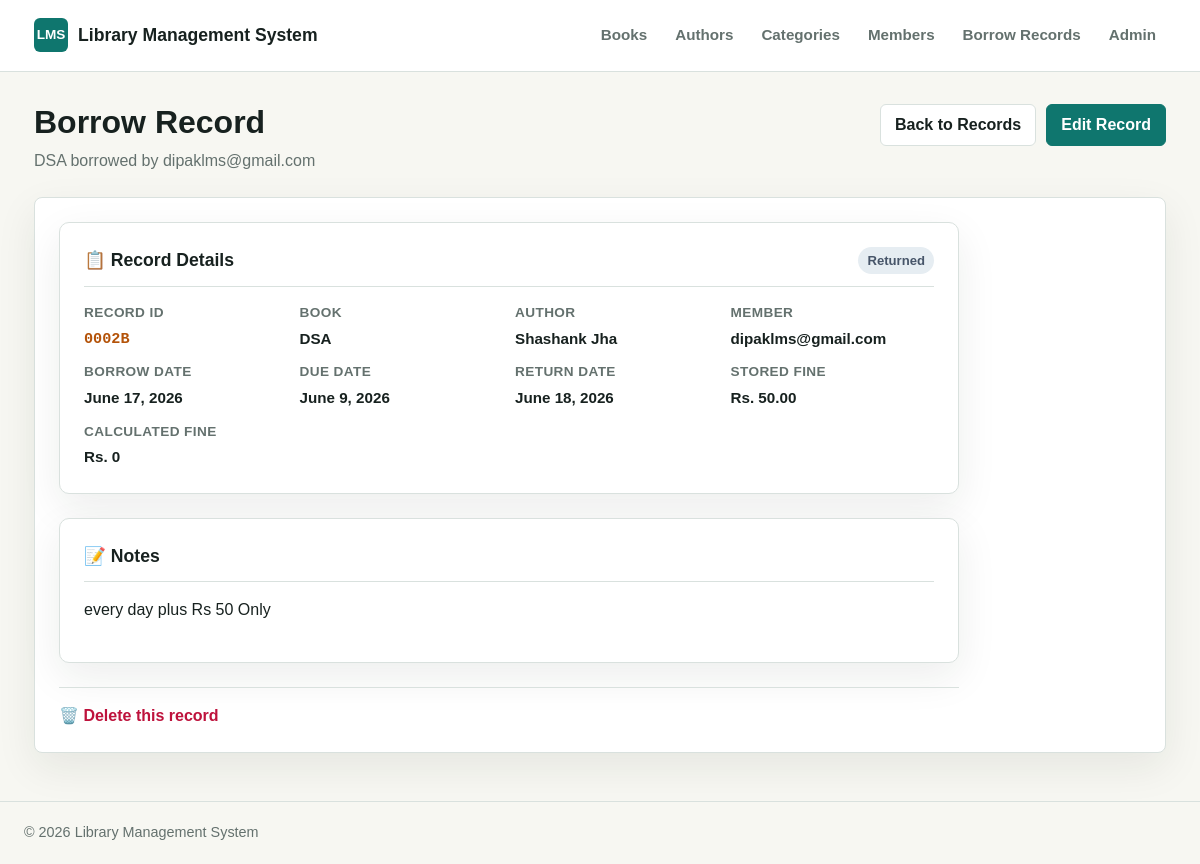
Screenshot of /borrow-records/2/ with the database file from the repository.
### borrow_records/models.py (models this page shows, shortened)
class BorrowRecord(models.Model):
    member      = models.ForeignKey(Member, on_delete=models.CASCADE)
    book        = models.ForeignKey(Book,   on_delete=models.CASCADE)
    borrow_date = models.DateField(auto_now_add=True)
    due_date    = models.DateField()
    return_date = models.DateField(null=True, blank=True)
    fine_amount = models.DecimalField(max_digits=6, decimal_places=2, default=0.00)
    notes       = models.TextField(blank=True)
    def calculate_fine(self):
        if self.return_date or not self.is_overdue():
            return 0
        overdue_days = (timezone.now().date() - self.due_date).days
        return overdue_days * 5
    def get_unique_id(self):
        letters = 'ABCDEFGHIJKLMNOPQRSTUVWXYZ'
        digit_part = str(self.id).zfill(4)
        letter_index = (self.id - 1) % 26
        letter_part = letters[letter_index]
        return f"{digit_part}{letter_part}"
    class Meta:
        ordering = ['-borrow_date']

### books/models.py (models this page shows, shortened)
class Book(models.Model):
    STATUS_CHOICES = [
        ('available', 'Available'),
        ('borrowed',  'Borrowed'),
        ('lost',      'Lost'),
    ]
    title = models.CharField(max_length=300)
    author = models.ForeignKey(
        Author,
        on_delete=models.CASCADE,
        related_name='books'
    )
    category = models.ForeignKey(
        Category,
        on_delete=models.SET_NULL,
        null=True, blank=True,
        related_name='books'
    )
    isbn = models.CharField(max_length=13, unique=True)
    published_date = models.DateField()
    description = models.TextField(blank=True)
    total_copies = models.PositiveIntegerField(default=1)
    available_copies = models.PositiveIntegerField(default=1)
    status = models.CharField(
        max_length=20,
        choices=STATUS_CHOICES,
        default='available'
    )
    cover_image = models.ImageField(
        upload_to='covers/',
        blank=True, null=True
    )
    created_at = models.DateTimeField(auto_now_add=True)
    class Meta:
        ordering = ['title']

### members/models.py (models this page shows, shortened)
class Member(models.Model):
    MEMBERSHIP_CHOICES = [
        ('student', 'Student'),
        ('faculty', 'Faculty'),
        ('public',  'Public'),
    ]
    user = models.OneToOneField(
        User,
        on_delete=models.CASCADE
    )
    membership_type = models.CharField(
        max_length=20,
        choices=MEMBERSHIP_CHOICES,
        default='student'
    )
    phone            = models.CharField(max_length=15, blank=True)
    address          = models.TextField(blank=True)
    membership_date  = models.DateField(auto_now_add=True)
    is_active        = models.BooleanField(default=True)
    class Meta:
        ordering = ['user__last_name']

### authors/models.py (models this page shows, shortened)
class Author(models.Model):
    name = models.CharField(max_length=200)
    bio = models.TextField(blank=True)
    email = models.EmailField(blank=True)
    created_at = models.DateTimeField(auto_now_add=True)
    class Meta:
        ordering = ['name']

### borrow_records/views.py (the view)
# urls.py: path('<int:pk>/', views.borrow_record_detail, name='detail'),
def borrow_record_detail(request, pk):
    borrow_record = get_object_or_404(
        BorrowRecord.objects.select_related(
            'member__user',
            'book',
            'book__author',
        ),
        pk=pk
    )
    return render(
        request,
        'borrow_records/detail.html',
        {'borrow_record': borrow_record}
    )

### borrow_records/templates/borrow_records/detail.html (shortened to what this page needs)
{% extends 'base.html' %}
{% block page_title %}Borrow Record{% endblock %}
{% block page_subtitle %}
    <p>{{ borrow_record.book.title }} borrowed by {% if borrow_record.member.user.get_full_name %}{{ borrow_record.member.user.get_full_name }}{% else %}{{ borrow_record.member.user.username }}{% endif %}</p>
{% endblock %}
{% block page_actions %}
    <a class="button secondary" href="{% url 'borrow_records:list' %}">Back to Records</a>
    <a class="button" href="{% url 'borrow_records:update' borrow_record.pk %}">Edit Record</a>
{% endblock %}
{% block content %}
    <div class="record-detail-container">
        <div class="detail-card">
            <div class="card-header">
                <h2>📋 Record Details</h2>
                {% if borrow_record.return_date %}
                    <span class="status-badge status-returned">Returned</span>
                {% elif borrow_record.is_overdue %}
                    <span class="status-badge status-overdue">Overdue</span>
                {% else %}
                    <span class="status-badge status-active">Active</span>
                {% endif %}
            </div>
            <div class="meta-grid">
                <div class="meta-item">
                    <span>Record ID</span>
                    <strong style="font-family: 'Courier New', monospace; color: var(--accent);">{{ borrow_record.get_unique_id }}</strong>
                </div>
                <div class="meta-item">
                    <span>Book</span>
                    <strong>{{ borrow_record.book.title }}</strong>
                </div>
                <div class="meta-item">
                    <span>Author</span>
                    <strong>{{ borrow_record.book.author.name }}</strong>
                </div>
                <div class="meta-item">
                    <span>Member</span>
                    <strong>
                        {% if borrow_record.member.user.get_full_name %}
                            {{ borrow_record.member.user.get_full_name }}
                        {% else %}
                            {{ borrow_record.member.user.username }}
                        {% endif %}
                    </strong>
                </div>
                <div class="meta-item">
                    <span>Borrow Date</span>
                    <strong>{{ borrow_record.borrow_date }}</strong>
                </div>
                <div class="meta-item">
                    <span>Due Date</span>
                    <strong>{{ borrow_record.due_date }}</strong>
                </div>
                <div class="meta-item">
                    <span>Return Date</span>
                    <strong>{{ borrow_record.return_date|default:'Not returned' }}</strong>
                </div>
                <div class="meta-item">
                    <span>Stored Fine</span>
                    <strong>Rs. {{ borrow_record.fine_amount }}</strong>
                </div>
                <div class="meta-item">
                    <span>Calculated Fine</span>
                    <strong>Rs. {{ borrow_record.calculate_fine }}</strong>
                </div>
            </div>
        </div>
        <div class="detail-card">
            <div class="card-header">
                <h2>📝 Notes</h2>
            </div>
            {% if borrow_record.notes %}
                <p>{{ borrow_record.notes }}</p>
            {% else %}
                <p class="muted">No notes added.</p>
            {% endif %}
        </div>
        <div class="danger-section">
            <a class="danger-link" href="{% url 'borrow_records:delete' borrow_record.pk %}">🗑️ Delete this record</a>
        </div>
    </div>
{% endblock %}

### templates/base.html (style rules this page uses)
:root { --bg: #f7f7f2; --surface: #ffffff; --surface-muted: #f0f4f3; --text: #17211f; --muted: #64716e; --border: #d9e1de; --brand: #0f766e; --brand-dark: #115e59; --accent: #b45309; --danger: #be123c; --shadow: 0 14px 40px rgba(23, 33, 31, 0.08); }
* { box-sizing: border-box; }
body { margin: 0; min-height: 100vh; background: var(--bg); color: var(--text); font-family: Arial, Helvetica, sans-serif; line-height: 1.5; }
a { color: inherit; text-decoration: none; }
.page-heading p { color: var(--muted); margin: 8px 0 0; max-width: 700px; }
.button { align-items: center; background: var(--brand); border: 1px solid var(--brand); border-radius: 6px; color: #ffffff; cursor: pointer; display: inline-flex; font: inherit; font-weight: 700; justify-content: center; min-height: 40px; padding: 8px 14px; }
.button.secondary { background: var(--surface); border-color: var(--border); color: var(--text); }

### borrow_records/templates/borrow_records/detail.html (style rules this page uses)
.record-detail-container { display: grid; gap: 24px; max-width: 900px; }
.detail-card { background: var(--surface); border: 1px solid var(--border); border-radius: 10px; box-shadow: var(--shadow); padding: 24px; }
.card-header { display: flex; align-items: center; gap: 12px; margin-bottom: 16px; padding-bottom: 12px; border-bottom: 1px solid var(--border); }
.card-header h2 { font-size: 1.1rem; margin: 0; flex: 1; }
.meta-grid { display: grid; gap: 12px; grid-template-columns: repeat(auto-fit, minmax(200px, 1fr)); }
.meta-item { display: grid; gap: 4px; }
.meta-item span { color: var(--muted); font-size: 0.85rem; font-weight: 700; text-transform: uppercase; letter-spacing: 0.4px; }
.meta-item strong { color: var(--text); font-size: 0.95rem; }
.status-badge { display: inline-block; padding: 4px 9px; border-radius: 999px; font-size: 0.82rem; font-weight: 700; }
.status-returned { background: #e6edf2; color: #475569; }
.danger-section { padding-top: 16px; border-top: 1px solid var(--border); }
.danger-link { color: var(--danger); font-weight: 700; text-decoration: none; }

### rows the page displays
BorrowRecord: book "DSA", member.user.username "dipaklms@gmail.com", get_unique_id "0002B", book.author.name "Shashank Jha", borrow_date "June 17, 2026", due_date "June 9, 2026", return_date "June 18, 2026", fine_amount "50.00", calculate_fine "0", notes "every day plus Rs 50 Only"
